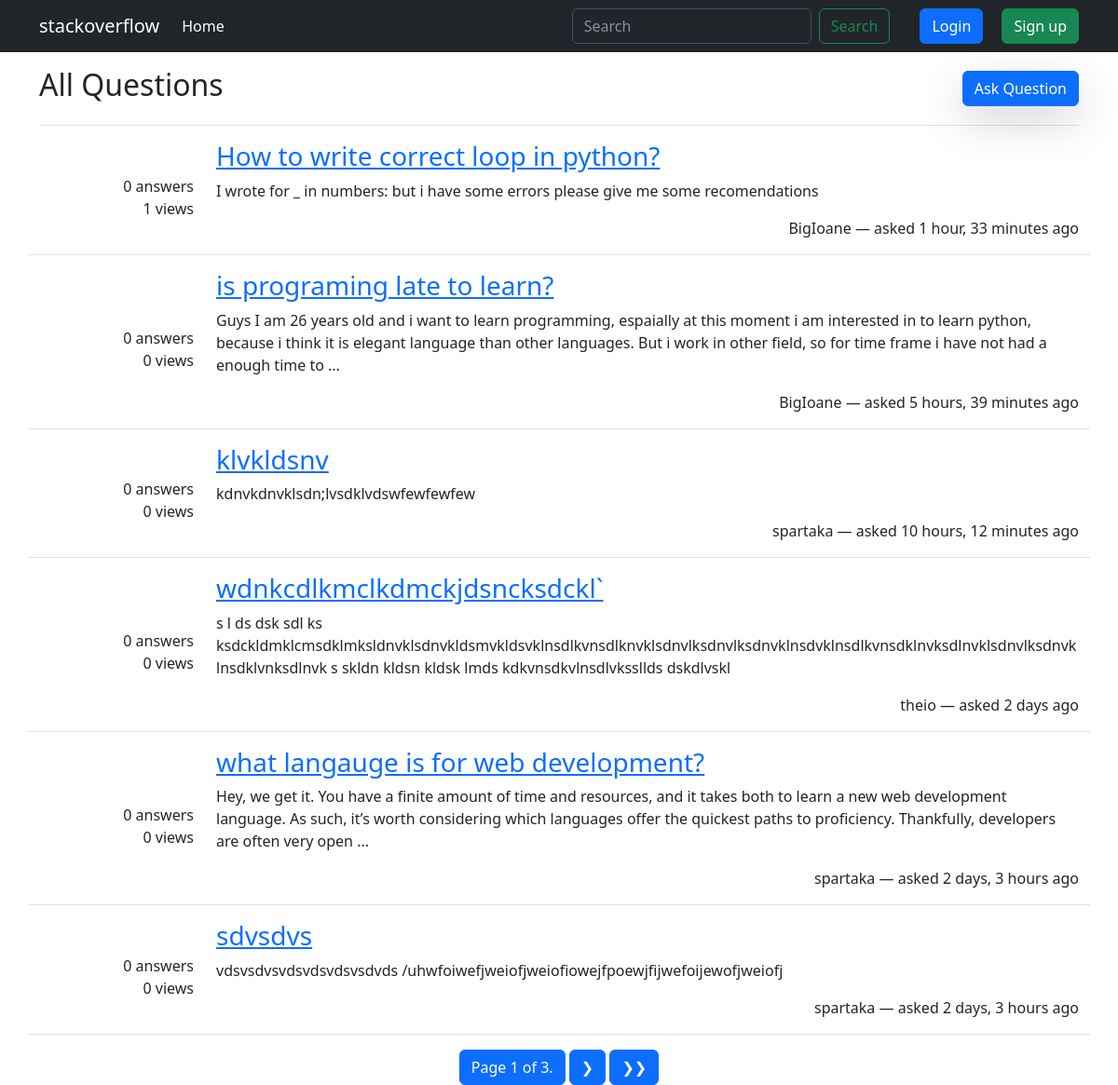
The page / on the database its author committed.
### forum/models.py (models this page shows, shortened)
class Question(models.Model):
    user = models.ForeignKey(User, on_delete=models.CASCADE)
    title = models.CharField(max_length=120)
    text = models.TextField()
    create_time = models.DateTimeField(auto_now_add=True)
    modify_time = models. DateTimeField(auto_now=True)
    views = models.PositiveBigIntegerField(default=0, blank=True)

### users/models.py (models this page shows)
class User(AbstractUser):
    birth_date = models.DateField(blank=True, null=True)

### forum/views.py (the view)
# urls.py: path('', HomeView.as_view(), name='home'),
class HomeView(ListView):
    model = Question
    template_name = 'forum/question_list.html'
    paginate_by = 6
    def get_queryset(self):
        return Question.objects \
        .filter(title__icontains=self.request.GET.get('q', "")) \
        .order_by('-create_time')
    def get_context_data(self, **kwargs):
        context = super().get_context_data(**kwargs)
        context['form'] = SearchForm(self.request.GET)
        return context

### forum/forms.py
class SearchForm(forms.Form):
    q = forms.CharField(max_length=120, widget=forms.TextInput(attrs={
                                        'type': "search",
                                        'class':"form-control me-2",
                                        'placeholder': "search"
    }))

### templates/forum/question_list.html (shortened to what this page needs)
{% extends 'base.html' %}
{% block content %}
<div class="mt-3 container">
    <div class="d-flex justify-content-between border-bottom pb-3 mb-3 align-items-center">
        <h2>All Questions</h2>
        <a href="{% url 'forum:question-add' %}" class="btn btn-primary shadow-lg">Ask Question</a>
    </div>
    <div>
        {% for question in question_list %}
        <div class="row border-bottom mb-3" id="question-{{ question.id }}">
            <div class="col d-flex flex-column justify-content-center text-end">
                <span>{{ question.answer_set.all|length }} answers</span>
                <span>{{ question.views }} views </span>
            </div>
            <div class="col-10">
                <h3><a href="{% url 'forum:question-detail' question.id %}">{{ question.title }}</a></h3>
                <p class="text-break">
                    {{ question.text|slice:255 }}
                    {% if question.text|length > 255 %}
                        ...
                    {% endif %}
                </p>
                <div class="d-flex justify-content-between">
                    <div>
                        <p>
                            {{ question.user.username }} &mdash; asked {{ question.create_time|timesince }} ago
                        </p>
                    </div>
                </div>
            </div>
        </div>
    {% endfor %}
    <div class="pagination text-center justify-content-center">
    <span class="step-links">
        <span class="current btn btn-primary btn-disabled">
            Page {{ page_obj.number }} of {{ page_obj.paginator.num_pages }}.
        </span>
        {% if page_obj.has_next %}
            <a href="?page={{ page_obj.next_page_number }}{% if form.q.value %}&q={{ form.q.value }} {% endif %}"class="btn btn-primary">&#10095;</a>
            <a href="?page={{ page_obj.paginator.num_pages }}{% if form.q.value %}&q={{ form.q.value }} {% endif %}" class="btn btn-primary">&#10095;&#10095;</a>
        {% endif %}
    </span>
</div>
{% endblock content %}

### rows shown on the page
Question: answer_set.all|length "0", views "1", title "How to write correct loop in python?", text "I wrote for _ in numbers: but i have some errors please give me some recomendations", user.username "BigIoane", create_time "1 hour, 33 minutes"
Question: answer_set.all|length "0", views "0", title "is programing late to learn?", text "Guys I am 26 years old and i want to learn programming, espaially at this moment i am interested in to learn python, because i think it is elegant language than other languages. But i work in other field, so for time frame i have not had a enough time to", user.username "BigIoane", create_time "5 hours, 39 minutes"
Question: answer_set.all|length "0", views "0", title "klvkldsnv", text "kdnvkdnvklsdn;lvsdklvdswfewfewfew", user.username "spartaka", create_time "10 hours, 12 minutes"
Question: answer_set.all|length "0", views "0", title "wdnkcdlkmclkdmckjdsncksdckl`", text "s l ds dsk sdl ks ksdckldmklcmsdklmksldnvklsdnvkldsmvkldsvklnsdlkvnsdlknvklsdnvlksdnvlksdnvklnsdvklnsdlkvnsdklnvksdlnvklsdnvlksdnvklnsdklvnksdlnvk s skldn kldsn kldsk lmds kdkvnsdkvlnsdlvkssllds dskdlvskl", user.username "theio", create_time "2 days"
Question: answer_set.all|length "0", views "0", title "what langauge is for web development?", text "Hey, we get it. You have a finite amount of time and resources, and it takes both to learn a new web development language. As such, it’s worth considering which languages offer the quickest paths to proficiency. Thankfully, developers are often very open", user.username "spartaka", create_time "2 days, 3 hours"
Question: answer_set.all|length "0", views "0", title "sdvsdvs", text "vdsvsdvsvdsvdsvdsvsdvds /uhwfoiwefjweiofjweiofiowejfpoewjfijwefoijewofjweiofj", user.username "spartaka", create_time "2 days, 3 hours"

### other values the page prints
{{ page_obj.number }} "1"
{{ page_obj.paginator.num_pages }} "3"
